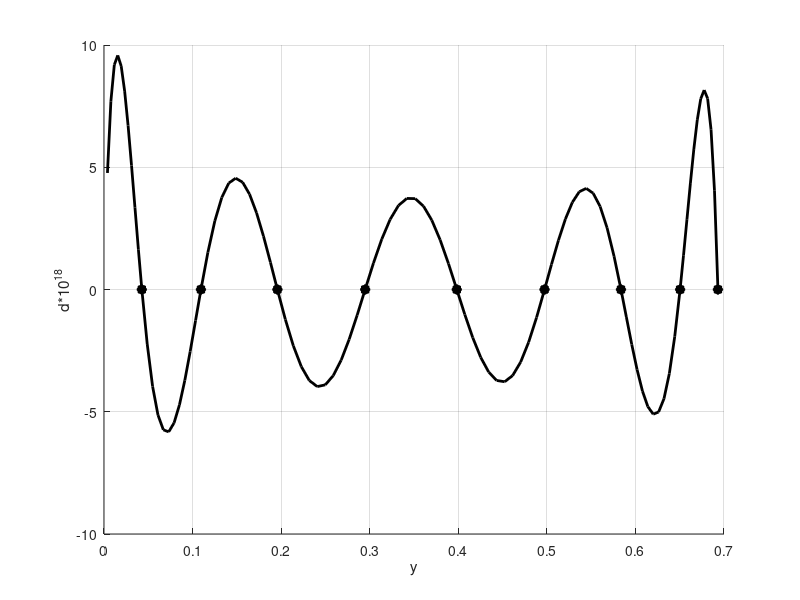

Source code (MATLAB):
clc
clear all
close all

y0 = [0.0427289707008092102182511
0.1094591957602738855917595
0.1957554226405850714085113
0.2948224502209071577114334
0.3983247303390381281955134
0.4973917579193601674778646
0.5836879847996714003151872
0.6504182098591360756886957
0.6931471805599453094172321
];

Y = [0.0038844518818917463834774
0.0077689037637834927669547
0.0116533556456752391504321
0.0155378075275669855339095
0.0194222594094587319173868
0.0233067112913504783008642
0.0271911631732422246843416
0.0310756150551339710678189
0.0349600669370257174512963
0.0388445188189174638347737
0.0427289707008092102182511
0.0487953547971241807067518
0.0548617388934391511952526
0.0609281229897541216837534
0.0669945070860690921722541
0.0730608911823840626607549
0.0791272752786990331492557
0.0851936593750140036377565
0.0912600434713289741262572
0.0973264275676439446147580
0.1033928116639589151032588
0.1094591957602738855917595
0.1173043072948476297569188
0.1251494188294213739220780
0.1329945303639951180872373
0.1408396418985688622523965
0.1486847534331426064175558
0.1565298649677163505827150
0.1643749765022900947478743
0.1722200880368638389130335
0.1800651995714375830781928
0.1879103111060113272433520
0.1957554226405850714085113
0.2047615160569779883451406
0.2137676094733709052817698
0.2227737028897638222183991
0.2317797963061567391550284
0.2407858897225496560916577
0.2497919831389425730282870
0.2587980765553354899649162
0.2678041699717284069015455
0.2768102633881213238381748
0.2858163568045142407748041
0.2948224502209071577114334
0.3042317484134645186645315
0.3136410466060218796176297
0.3230503447985792405707279
0.3324596429911366015238261
0.3418689411836939624769243
0.3512782393762513234300224
0.3606875375688086843831206
0.3700968357613660453362188
0.3795061339539234062893170
0.3889154321464807672424152
0.3983247303390381281955134
0.4073308237554310408575453
0.4163369171718239535195772
0.4253430105882168661816091
0.4343491040046097788436411
0.4433551974210026915056730
0.4523612908373956041677049
0.4613673842537885168297369
0.4703734776701814294917688
0.4793795710865743421538007
0.4883856645029672548158327
0.4973917579193601674778646
0.5052368694539339159176212
0.5130819809885076643573778
0.5209270925230814127971344
0.5287722040576551612368910
0.5366173155922289096766476
0.5444624271268026581164042
0.5523075386613764065561608
0.5601526501959501549959174
0.5679977617305239034356740
0.5758428732650976518754306
0.5836879847996714003151872
0.5897543688959863708036879
0.5958207529923013412921887
0.6018871370886163117806895
0.6079535211849312822691903
0.6140199052812462527576910
0.6200862893775612232461918
0.6261526734738761937346926
0.6322190575701911642231933
0.6382854416665061347116941
0.6443518257628211052001949
0.6504182098591360756886957
0.6543026617410278242094717
0.6581871136229195727302477
0.6620715655048113212510238
0.6659560173867030697717998
0.6698404692685948182925759
0.6737249211504865668133519
0.6776093730323783153341280
0.6814938249142700638549040
0.6853782767961618123756800
0.6892627286780535608964561
0.6931471805599453094172321
];

delta_base = [
0.00000000000000000000000000000000000000000000000000000000085344346088609500000000
0.00000000000000000000000000000000000000000000000000000000214055277509705100000000
0.00000000000000000000000000000000000000000000000000000000372151752928004700000000
0.00000000000000000000000000000000000000000000000000000000541512438605990900000000
0.00000000000000000000000000000000000000000000000000000000703381026430109000000000
0.00000000000000000000000000000000000000000000000000000000842089967545075500000000
0.00000000000000000000000000000000000000000000000000000000948200783203779300000000
0.00000000000000000000000000000000000000000000000000000001019663097938064400000000
0.00000000000000000000000000000000000000000000000000000001060090955669659900000000
            ];
        
delta_additional = [
0.00000000000000000476677931251131269998900835350534092826130629651043395800000000
0.00000000000000000769935685778319947330450496202394306386118013038869709000000000
0.00000000000000000919030703475640804052543048052439054159506994564912623600000000
0.00000000000000000957480926280829813684858872488690667755953103794689415200000000
0.00000000000000000913676667512264131659172946859222619634025162466787177500000000
0.00000000000000000811444025255392901628925601423280352693329209229942053400000000
0.00000000000000000670562661645230007910092053310459646900027240136323510200000000
0.00000000000000000507240653874923389021294875964214295888336593759760033200000000
0.00000000000000000334549009805380108409081030477545248854037736683833673800000000
0.00000000000000000162818331117797648258136682494723461147919320553750990900000000
0.00000000000000000000000000000000000000000000000000000000085344346088609500000000
-0.00000000000000000223028393993224371981120091101300147672146653037278520600000000
-0.00000000000000000396161742772912461673222412521964457367003700832593503800000000
-0.00000000000000000513172907854563001815983114818299400089159611108757083700000000
-0.00000000000000000573842251076545917543739450511027313675660709043992581300000000
-0.00000000000000000582246755637486720778505627504348516633186547526415827400000000
-0.00000000000000000545346642210926672916962253853218008300629681627074782900000000
-0.00000000000000000471834478057389220228590341230064020082845126564682393500000000
-0.00000000000000000371214562267000416560426256032381636234585155215975559700000000
-0.00000000000000000253083016193405662245459358684907180941903271366530643700000000
-0.00000000000000000126581518250003449235463511191592811724712195123122180700000000
0.00000000000000000000000000000000000000000000000000000000214055277509705100000000
0.00000000000000000152300528966926903072670566208280024033595836552219729200000000
0.00000000000000000280589463158654518475166150943580837429804721620295806100000000
0.00000000000000000376403156244154211877082485524791199596259572681627901500000000
0.00000000000000000435023455071802494411740516843515392977775133472897674400000000
0.00000000000000000455176426710085281876889548703242227936262449706125950800000000
0.00000000000000000438572463825618763895224147622495762834123983277601859500000000
0.00000000000000000389348221911425284425563588111424803418102203219728356100000000
0.00000000000000000313460472361141117559841601676929047973611333420867430500000000
0.00000000000000000218072565904587131061974189868575965657798414679998628500000000
0.00000000000000000110965747255811965468898617845041710790801425637051682700000000
0.00000000000000000000000000000000000000000000000000000000372151752928004700000000
-0.00000000000000000122519469091651417042783055343159236521959027258336746100000000
-0.00000000000000000230328138267406249743364299952861317050661595207096659500000000
-0.00000000000000000315394126194985368557292256644786699822402198641584100700000000
-0.00000000000000000372030158290146311040416182751228513139941377876188074000000000
-0.00000000000000000397088813919202740652782721335613817408347508076700563100000000
-0.00000000000000000389973958946479965610378683863715844812368670095110518800000000
-0.00000000000000000352489263675926987391284444896852823676490409459028984000000000
-0.00000000000000000288549746037632310416885175895774227070223573155948489500000000
-0.00000000000000000203785644411556468009315644736711155835435530906297034800000000
-0.00000000000000000105069772801893016459705973118450435438276675482840318500000000
0.00000000000000000000000000000000000000000000000000000000541512438605990900000000
0.00000000000000000108116811460996508489414701490061386208413399054396431200000000
0.00000000000000000206170571053388320829480219894660618845960664023275944300000000
0.00000000000000000286637058086748750557493094402423797921941951602429540800000000
0.00000000000000000343467839974181056895362535941420643688685728336660746500000000
0.00000000000000000372482917191792883438968971879185957326141632926535643000000000
0.00000000000000000371633641405013371237064923555543158413691239255673134200000000
0.00000000000000000341123836726668288367840239082622416342533160942609709500000000
0.00000000000000000283384226720179758962884761815812934785167430668790432900000000
0.00000000000000000202902495431566824511720360943006487212097887747095128900000000
0.00000000000000000105918389013936832775561809646533344527330936694015287700000000
0.00000000000000000000000000000000000000000000000000000000703381026430109000000000
-0.00000000000000000102017789768689611629581006663421054247104819421061378200000000
-0.00000000000000000197003652714556185052034422595331215258830594284084927900000000
-0.00000000000000000277730802164004965490239600053985349774216807111353284200000000
-0.00000000000000000337794056073846489418084706354023404434522682813098234400000000
-0.00000000000000000372087073853360534406093941789665512917621797226145717200000000
-0.00000000000000000377224258905630782848558260435062302093683737025705093100000000
-0.00000000000000000351878898305949669970967859554412582278391597228184922100000000
-0.00000000000000000297010590073067040549882334588575381327262297113795532700000000
-0.00000000000000000215957723434365260475838315473660572303881827331056761300000000
-0.00000000000000000114374819827024113945988768584720554715088476645576113600000000
0.00000000000000000000000000000000000000000000000000000000842089967545075500000000
0.00000000000000000102746338223220384119712113935787363023554907097303332000000000
0.00000000000000000201153196831467045271127604454527368881521165697956200300000000
0.00000000000000000288043008991072234483947028749763942528948034093997968700000000
0.00000000000000000356419588020667341510718065939361930588642826456501134900000000
0.00000000000000000399957377230020826166096326101581065185907482241202877900000000
0.00000000000000000413524527125263962757881524349214228249245005746781755100000000
0.00000000000000000393716422283550978388383428418202055587384966426718872500000000
0.00000000000000000339370157635966363636958068361798267833058202771384333500000000
0.00000000000000000252023760909359966139379807095055271239550084335654114800000000
0.00000000000000000136276661151306506591437475268125262738639135146006851800000000
0.00000000000000000000000000000000000000000000000000000000948200783203779300000000
-0.00000000000000000112503208339902846018626092695058994865084663766947333700000000
-0.00000000000000000224275649133628523089164278693167302359060082259851188500000000
-0.00000000000000000327996173866881765382585629708809852237171442243045984200000000
-0.00000000000000000415679148719543537973325122739713480174753401974996338800000000
-0.00000000000000000479033792331465349990503890035921169106963171131712909400000000
-0.00000000000000000509947742417954531046500678281031133399639512159052389500000000
-0.00000000000000000501113795371657908784739756334078555062762491071426802500000000
-0.00000000000000000446820360241798852118844870464815422656575272032383934500000000
-0.00000000000000000343927832756600431248285206096003716158295618358095323000000000
-0.00000000000000000193054826766138763308273401282984419803850710756599136000000000
0.00000000000000000000000000000000000000000000000000000001019663097938064400000000
0.00000000000000000140260030949776857023272673109763928039859459971339541300000000
0.00000000000000000287656830710481879511794686577752876684734215869810165200000000
0.00000000000000000435324768918861467325631140337538241747387660184129338900000000
0.00000000000000000574411525782556920948728513999205781326180830185869189900000000
0.00000000000000000693788140307024962111880831748289724712898825409283318900000000
0.00000000000000000779732146501662745343485184145608039921684019750974980000000000
0.00000000000000000815582147657992152386486512615441970904164509101310757700000000
0.00000000000000000781362115217137157167887771871016852323729740254423747800000000
0.00000000000000000653373633827849279275232804444150940620890929698746653000000000
0.00000000000000000403754248213968422373166100010477124043295850863149976500000000
0.00000000000000000000000000000000000000000000000000000001060090955669659900000000
];
 
grid on, hold on
xlabel('y'); ylabel('d*10^1^8');
% plot(Y, delta_additional*10^16, 'k','linewidth',2); plot(y0,delta_base*10^16, 'k*','linewidth',5)
plot(Y, delta_additional*(10^18), 'k','linewidth',2); plot(y0,delta_base*(10^18), 'k*','linewidth',5)